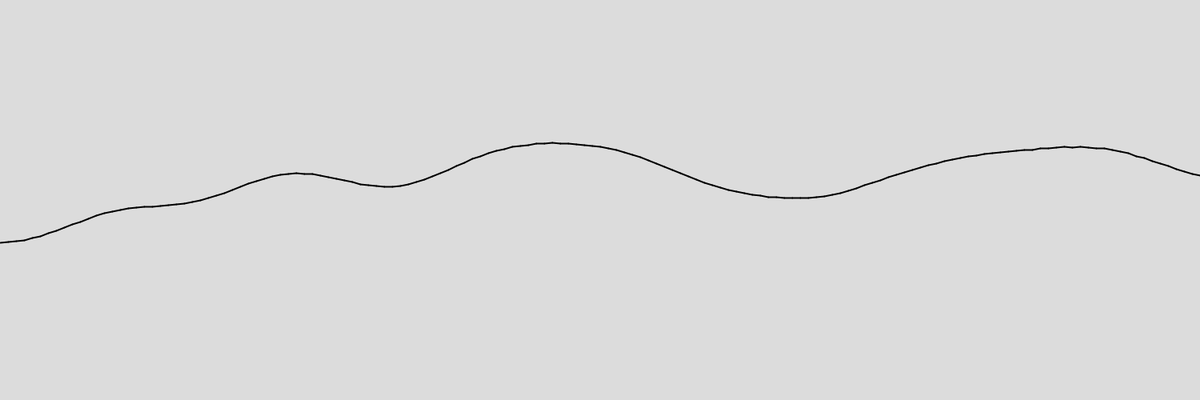
Frame 1 (no input)
Frame 60 (the mouse pressed at the canvas centre just before this capture): identical to frame 1, image omitted
Frame 120 (the mouse held since frame 60 and released just before this capture): identical to frame 1, image omitted

The Processing sketch that drew this single still picture (run headless with seeded random() and noise(); from frame 60 on, the mouse is pressed at the canvas centre):

// Processing sketch: PATH_FOLLOWING
// ── PATH_FOLLOWING.pde
ArrayList<Vehicle> bodies;
ArrayList <Path> terrain;
Path target;

PVector initialLoc, initialVel;
int resolution = 10;

void setup() {
  size(1500, 500);

  terrain = new ArrayList <Path>();
  makePaths();

  initialVel = new PVector(0, 0);
  bodies = new ArrayList<Vehicle>();
}

void draw() {
  background(220);

  initialLoc = new PVector(mouseX, mouseY);

  for (Path path : terrain) {
    path.display();
  }

  searchTarget(bodies, terrain);
}

void mouseClicked() {
  bodies.add(new Vehicle(initialLoc, initialVel));
}

void makePaths() {
  float xoff = 0;

  for (int i = 0; i <= (width/resolution); i++) {
    PVector startPoint = new PVector(i * resolution, map(noise(xoff), 0, 1, 0, height));
    xoff += 0.01;
    PVector endPoint = new PVector((i+1)*resolution, map(noise(xoff), 0, 1, 0, height));

    terrain.add(new Path(startPoint, endPoint));
  }
}

void searchTarget(ArrayList <Vehicle> tempBodies, ArrayList <Path> tempTerrain) {
  for (Vehicle body : tempBodies) {
    float smallestMagnitude = 10000;
    for (Path path : tempTerrain) {
      float tempMagnitude = body.normalPoint(path).mag();

      if (tempMagnitude < smallestMagnitude && body.isOnPath(path)) { 
        smallestMagnitude = tempMagnitude;
        target = path;
      }
    }
    body.run(target);
  }
}

// ── Path.pde
class Path{
  PVector start, end;
  float pathRadius;
  
  Path(PVector start_, PVector end_){
    end = end_.copy();
    start = start_.copy();
    
    pathRadius = 6;
  }
  
  void display(){
    strokeWeight(2);
    line(start.x, start.y, end.x, end.y);
  }
}

// ── Vehicle.pde
class Vehicle {
  PVector loc, vel, acc;
  float mass, maxVel, maxForce, r;

  Vehicle(PVector loc_, PVector vel_) {
    loc = loc_.copy();
    vel = vel_.copy();
    acc = new PVector(0, 0);

    mass = 10;
    r = 5;

    maxVel = random(4, 10);
    maxForce = random(2, 4);
  }

  void display() {
    float theta = vel.heading() + PI/2;
    fill(255, 230, 0, 200);
    stroke(0);
    strokeWeight(1);
    pushMatrix();
    translate(loc.x, loc.y);
    rotate(theta);

    beginShape();
    vertex(0, -r*2);
    vertex(r, r*2);
    vertex(-r, r*2);
    endShape(CLOSE);
    popMatrix();
  }

  void update() {
    vel.add(acc);
    loc.add(vel);
    acc = new PVector(0, 0);
  }

  void applyForce(PVector Force) {
    PVector force = Force.copy();
    force.div(mass);
    acc.add(force);
  }

  void Seek(PVector destinationLoc) {
    PVector direction = destinationLoc.sub(loc);
    direction.setMag(maxVel);

    PVector steering = PVector.sub(direction, vel);
    steering.limit(maxForce);

    applyForce(steering);
  }

  void boundaries() {
    if (loc.x > width) /* => */ loc.x = 0;
    if (loc.x < 0) /* => */ loc.x = width;

    if (loc.y > height) /* => */ loc.y = 0;
    if (loc.y < 0) /* => */ loc.y = height;
  }

  void run(Path path) {
    boundaries();
    display();
    update();
    follow(path);

    if (keyPressed) {
      drawReferences(path);
    }
  }

  void follow(Path path) {
    PVector distanceToPath = PVector.sub(normalPoint(path), futureLocation());

    if (distanceToPath.mag() > path.pathRadius) {
      Seek(target(path));
    }
  }

  void drawReferences(Path path) {
    push();
    noStroke();
    fill(255, 0, 0, 100);
    ellipse(futureLocation().x, futureLocation().y, 6, 6);
    fill(0, 255, 0, 100);
    ellipse(normalPoint(path).x, normalPoint(path).y, 6, 6);
    fill(0, 0, 255, 100);
    ellipse(target(path).x, target(path).y, 6, 6);
    pop();
  }

  PVector target(Path path) {
    PVector fromStartToEnd = PVector.sub(path.start, path.end);

    fromStartToEnd.normalize();
    fromStartToEnd.mult(25);
    PVector targetLocation = PVector.add(normalPoint(path), fromStartToEnd);

    return targetLocation;
  }

  PVector normalPoint(Path path) {
    PVector fromStartToFutureLocation = PVector.sub(loc, path.start);
    PVector fromStartToEnd = PVector.sub(path.start, path.end);

    fromStartToEnd.normalize();
    fromStartToEnd.mult(fromStartToFutureLocation.dot(fromStartToEnd));

    PVector normalPoint_ = PVector.add(path.start, fromStartToEnd);
    return normalPoint_;
  }

  PVector futureLocation() {
    PVector vel_ = vel.copy();
    vel_.mult(25);

    PVector futureLocation_ = PVector.add(loc, vel_);
    return futureLocation_;
  }

  boolean isOnPath(Path path) {
    if (normalPoint(path).x >= path.start.x && normalPoint(path).x <= path.end.x) { 
      return true;
    } else {
      return false;
    }
  }
}
